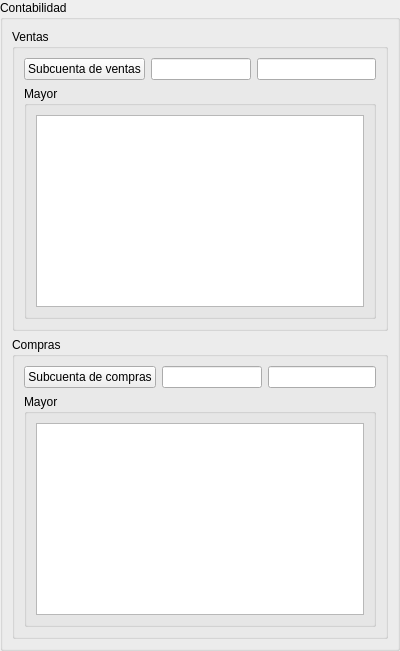
     <widget class="QWidget" name="pageContabilidad">
      <layout class="QVBoxLayout" name="verticalLayout_7">
       <property name="leftMargin">
        <number>0</number>
       </property>
       <property name="topMargin">
        <number>0</number>
       </property>
       <property name="rightMargin">
        <number>0</number>
       </property>
       <property name="bottomMargin">
        <number>0</number>
       </property>
       <item>
        <widget class="QGroupBox" name="groupBox_9">
         <property name="title">
          <string>Contabilidad</string>
         </property>
         <layout class="QVBoxLayout" name="verticalLayout_16">
          <item>
           <widget class="QGroupBox" name="gbContabilidad">
            <property name="title">
             <string>Ventas</string>
            </property>
            <layout class="QGridLayout" name="gridLayout_7">
             <item row="0" column="0">
              <widget class="DBChooseRecordButton" name="db_idsubcuentaventas">
               <property name="toolTip">
                <string>Cuenta contable de ingresos para </string>
               </property>
               <property name="whatsThis">
                <string>Cuenta contable de ingresos para </string>
               </property>
               <property name="text">
                <string>Subcuenta de ventas</string>
               </property>
               <property name="fieldName" stdset="0">
                <string>idsubcuentaventas</string>
               </property>
               <property name="dataEditable" stdset="0">
                <bool>true</bool>
               </property>
              </widget>
             </item>
             <item row="0" column="1">
              <widget class="DBLineEdit" name="db_idsubcuentaventas_text">
               <property name="maximumSize">
                <size>
                 <width>100</width>
                 <height>16777215</height>
                </size>
               </property>
               <property name="fieldName" stdset="0">
                <string>idsubcuentaventas</string>
               </property>
               <property name="dataEditable" stdset="0">
                <bool>true</bool>
               </property>
               <property name="autoCompleteColumn" stdset="0">
                <string>codsubcuenta</string>
               </property>
               <property name="autoCompletePopupSize" stdset="0">
                <size>
                 <width>400</width>
                 <height>0</height>
                </size>
               </property>
               <property name="autoCompleteVisibleFields" stdset="0">
                <string>codsubcuenta,descripcion</string>
               </property>
               <property name="replacePointWithCharacter" stdset="0">
                <bool>true</bool>
               </property>
              </widget>
             </item>
             <item row="0" column="2">
              <widget class="DBLineEdit" name="db_co_subcuentas_descripcion">
               <property name="fieldName" stdset="0">
                <string>co_subcuentasventas.descripcion</string>
               </property>
              </widget>
             </item>
             <item row="1" column="0" colspan="3">
              <widget class="QGroupBox" name="groupBox_16">
               <property name="title">
                <string>Mayor</string>
               </property>
               <layout class="QVBoxLayout" name="verticalLayout_15">
                <item>
                 <widget class="DBTableView" name="idsubcuentaventas.co_partidas">
                  <property name="internalData" stdset="0">
                   <bool>true</bool>
                  </property>
                  <property name="relationName" stdset="0">
                   <string>idsubcuentaventas.co_partidas</string>
                  </property>
                 </widget>
                </item>
               </layout>
              </widget>
             </item>
            </layout>
           </widget>
          </item>
          <item>
           <widget class="QGroupBox" name="gbContabilidad_2">
            <property name="title">
             <string>Compras</string>
            </property>
            <layout class="QGridLayout" name="gridLayout_6">
             <item row="0" column="0">
              <widget class="DBChooseRecordButton" name="db_idsubcuentacompras">
               <property name="toolTip">
                <string>Cuenta contable de ingresos para </string>
               </property>
               <property name="whatsThis">
                <string>Cuenta contable de ingresos para </string>
               </property>
               <property name="text">
                <string>Subcuenta de compras</string>
               </property>
               <property name="fieldName" stdset="0">
                <string>idsubcuentacompras</string>
               </property>
               <property name="dataEditable" stdset="0">
                <bool>true</bool>
               </property>
              </widget>
             </item>
             <item row="0" column="1">
              <widget class="DBLineEdit" name="db_idsubcuentacompras_text">
               <property name="maximumSize">
                <size>
                 <width>100</width>
                 <height>16777215</height>
                </size>
               </property>
               <property name="fieldName" stdset="0">
                <string>idsubcuentacompras</string>
               </property>
               <property name="dataEditable" stdset="0">
                <bool>true</bool>
               </property>
               <property name="autoCompleteColumn" stdset="0">
                <string>codsubcuenta</string>
               </property>
               <property name="autoCompletePopupSize" stdset="0">
                <size>
                 <width>400</width>
                 <height>0</height>
                </size>
               </property>
               <property name="autoCompleteVisibleFields" stdset="0">
                <string>codsubcuenta,descripcion</string>
               </property>
               <property name="replacePointWithCharacter" stdset="0">
                <bool>true</bool>
               </property>
              </widget>
             </item>
             <item row="0" column="2">
              <widget class="DBLineEdit" name="db_co_subcuentascompras_descripcion">
               <property name="fieldName" stdset="0">
                <string>co_subcuentascompras.descripcion</string>
               </property>
              </widget>
             </item>
             <item row="1" column="0" colspan="3">
              <widget class="QGroupBox" name="groupBox_15">
               <property name="title">
                <string>Mayor</string>
               </property>
               <layout class="QVBoxLayout" name="verticalLayout_6">
                <item>
                 <widget class="DBTableView" name="idsubcuentacompras.co_partidas">
                  <property name="internalData" stdset="0">
                   <bool>true</bool>
                  </property>
                  <property name="relationName" stdset="0">
                   <string>idsubcuentacompras.co_partidas</string>
                  </property>
                 </widget>
                </item>
               </layout>
              </widget>
             </item>
            </layout>
           </widget>
          </item>
         </layout>
        </widget>
       </item>
      </layout>
     </widget>
